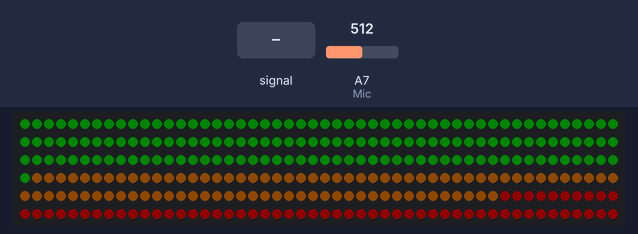
The sketch below on a simulated Arduino Nano, built with avr-gcc and run on an emulated ATmega328P. On the bench: 300 RGB LEDs in strip order, left to right, continuing on the next row. The test bench sets the inputs (shaded band); at power-on: A7 (Mic) = 512. Dim RGB values are drawn brighter than linear.

Above: at 1.2 s.
1.3 s: A7 (Mic) fed a 200 Hz sine of ±81 counts around its level
At 2.23 s:
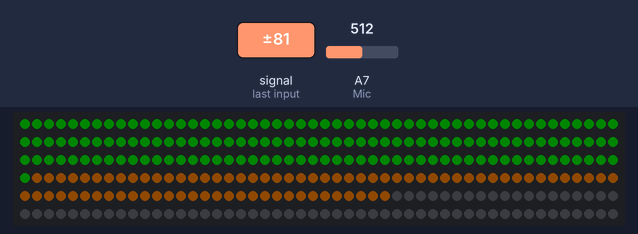
4.2 s: A7 (Mic) set to 0
At 5.2 s:
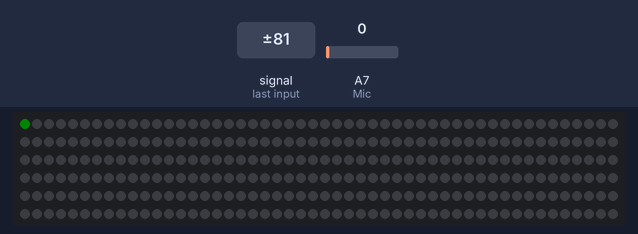
5.7 s: A7 (Mic) set to 122
At 6.3 s:
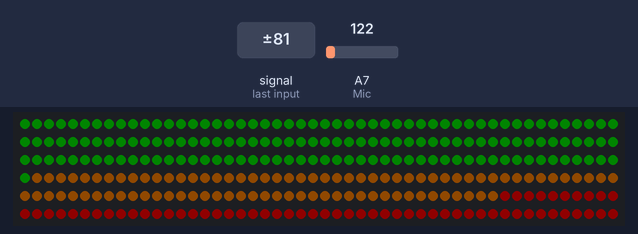
Timing chart, 0 to 8.7 s (numbered marks = the images above; inputs shaded):
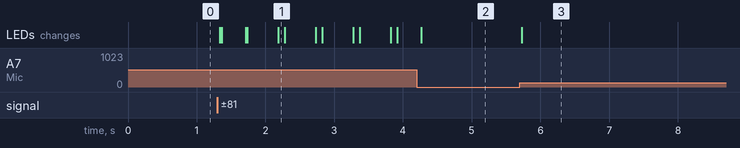

Measured:
- after the input at 1.3 s, the LEDs: first change at once (image 1 shows a later state)
- after the input at 4.2 s, the LEDs: change after 0.06 s (image 2)
- after the input at 5.7 s, the LEDs: change at once (image 3)

The sketch:

NeoPix_Vu_linea.ino
```cpp
/* NeoPix_Vu_linea
   Vúmetro dunha tira de 10 NeoPixeles
*/

#include <Adafruit_NeoPixel.h> //librería
#define PIN A4  //Pin onde se conecta a tira de NeoPixeles
#define NUM_LEDS 300 //Numero de pixeles
#define Mic A7   //Entrada conectada o micrófono

int Son = 0;   //Variable de lectura do son
word amp = 150;//35;   //factor de amplificación
int A = 0;         //Variable de amplituse do son.

word mostras = 20; //numero de mostras (máx. 255)
double mSon = 0;   //variable de mostras de son

word retardo = 15; //Retardo entre ciclos

word Red;   //Variables para as cores
word Gre;
word Blu;
word Y;   //variable exixo Y
//Crea o obxecto co nº de LEDes, o pin, a secuencia de cores e a frecuencia de comunicación
Adafruit_NeoPixel pixels = Adafruit_NeoPixel(NUM_LEDS, PIN, NEO_GRB + NEO_KHZ800);

void setup() {
  analogReference(INTERNAL); //Axustamos a referencia interna a 1.1V
  pixels.begin(); //Inicia a comunicación con NeoPixeles
  pixels.clear(); //Borra todos pixeles
  pixels.show(); //Envía os datos
}

void loop() {
  //Media aritmética da entrada de son
  for (int i = 0; i < mostras; i++) {
    Son = analogRead(Mic) * amp;
    if (Son > 1023) {  //comproba que non superamos o máximo
      Son = 1023;
    }
    mSon = mSon + Son;
  }
  mSon = mSon / mostras;  //Realiza a media aritmética

  // mapea o valor do son o nº de leds
  A = map(mSon, 0, 1023, 0, NUM_LEDS );

  //Axuste da cor en funcion dos NeoPixeles accesos entre cero e o valor máximo
  for ( Y = 0; Y <= A ; Y++) {
    if (Y >= (NUM_LEDS * 4 / 5 )) { // 4/5 do total de NeoPixeles en vermello
      Red = 16;
      Gre = 0;
      Blu = 0;
    }
    if (Y > (NUM_LEDS / 2) and Y < (NUM_LEDS * 4 / 5)) { //NeoPixeles en laranxa.
      Red = 16;
      Gre = 8;
      Blu = 0;
    }

    if (Y < (NUM_LEDS / 2)) { //A metade de NeoPixeles en verde
      Red = 0;
      Gre = 8;
      Blu = 0;
    }
    pixels.setPixelColor(Y, pixels.Color(Red, Gre, Blu));
  }

  //Borra pixels superiores entre o valor máximo e o total de NeoPixeles
  for (Y = A + 1; Y < NUM_LEDS; Y++) {
    pixels.setPixelColor(Y, pixels.Color(0, 0, 0));
  }

  pixels.show(); //Envía os datos aos NeoPixeles
  delay(retardo);  //Pequeno retardo para deixar ver os Neopixeles
}
```
